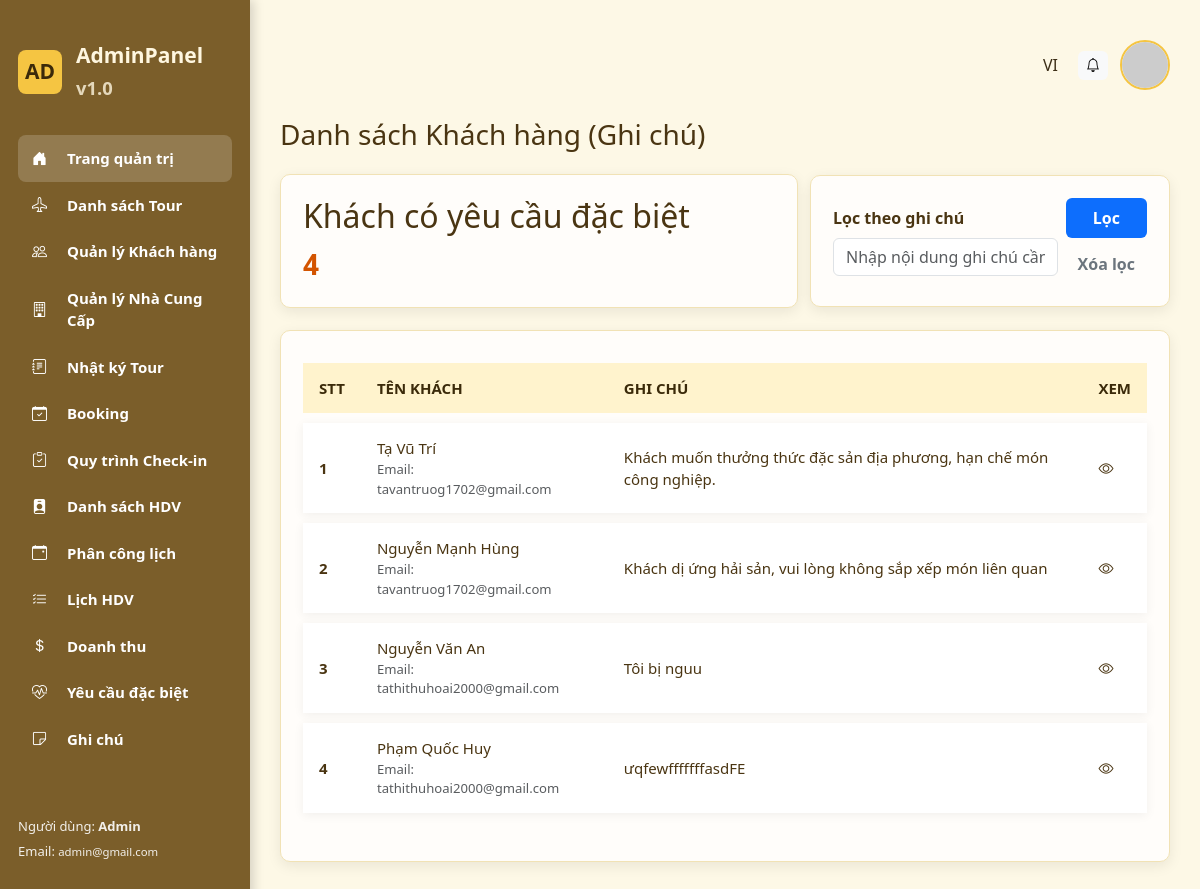
Screenshot of /index.php?action=special-notes (signed in) with the database file from the repository.
### tables this page shows
CREATE TABLE `customers` (
  `id` int NOT NULL,
  `name` varchar(255) NOT NULL,
  `date` date DEFAULT NULL,
  `gender` varchar(255) DEFAULT NULL,
  `registrants_id` int DEFAULT NULL,
  `note` varchar(255) DEFAULT NULL
);

CREATE TABLE `booking_registrants` (
  `id` int NOT NULL,
  `booking_id` varchar(20) NOT NULL,
  `name` varchar(255) DEFAULT NULL,
  `email` varchar(255) DEFAULT NULL,
  `phone` varchar(50) DEFAULT NULL,
  `type` text,
  `quantity` varchar(10) DEFAULT NULL,
  `status` varchar(255) NOT NULL
);

CREATE TABLE `tours` (
  `id` varchar(10) NOT NULL,
  `type` varchar(50) DEFAULT NULL,
  `name` varchar(255) NOT NULL,
  `tour_code` varchar(10) DEFAULT NULL,
  `main_destination` varchar(255) DEFAULT NULL,
  `short_description` text,
  `max_people` int DEFAULT NULL
);

### controllers/NoteController.php (called while the page is built, shortened)
<?php
class NoteController {
    public function list() {
        include './views/admin/special-notes.php';
    }
}

### views/admin/special-notes.php (the view, shortened to what this page needs)
<!DOCTYPE html>
<html lang="vi">
<head>
  <link href="https://cdn.jsdelivr.net/npm/bootstrap@5.3.2/dist/css/bootstrap.min.css" rel="stylesheet">
  <link href="https://cdn.jsdelivr.net/npm/bootstrap-icons@1.10.5/font/bootstrap-icons.css" rel="stylesheet">
  <link rel="stylesheet" href="./assets/list.css">
</head>
<body>
<div class="app">
  <aside class="sidebar" id="sidebar">
        <div class="logo">
            <div style="width:44px;height:44px;background:#f5c542;border-radius:8px;display:flex;align-items:center;justify-content:center;color:#3b2a0a;font-weight:700">AD</div>
            <div><div>AdminPanel</div><small style="opacity:.8">v1.0</small></div>
        </div>
       <nav>
        <a class="nav-item active" href="index.php?action=dashboard">
          <i class="bi bi-house-door-fill me-2"></i> Trang quản trị
        </a>
        <a class="nav-item" href="index.php?action=tour-list">
          <i class="bi bi-airplane me-2"></i> Danh sách Tour
        </a>
        <a class="nav-item" href="index.php?action=customer-list"><i class="bi bi-people me-2"></i> Quản lý Khách hàng</a>
        <a class="nav-item" href="index.php?action=supplier-list">
          <i class="bi bi-building me-2"></i> Quản lý Nhà Cung Cấp
        </a>
        <a class="nav-item" href="index.php?action=guide-logs">
          <i class="bi bi-journal-text me-2"></i> Nhật ký Tour
        </a>
        <a class="nav-item" href="index.php?action=booking-list">
          <i class="bi bi-calendar-check me-2"></i> Booking
        </a>
        <a class="nav-item" href="index.php?action=checkin">
          <i class="bi bi-clipboard-check me-2"></i> Quy trình Check-in
        </a>
        <a class="nav-item" href="index.php?action=guides">
          <i class="bi bi-person-badge-fill me-2"></i> Danh sách HDV
        </a>
        <a class="nav-item" href="index.php?action=schedule-assign">
          <i class="bi bi-calendar-event me-2"></i> Phân công lịch
        </a>
        <a class="nav-item" href="index.php?action=guide-schedule">
          <i class="bi bi-list-check me-2"></i> Lịch HDV
        </a>
        <a class="nav-item" href="index.php?action=revenue-report">
          <i class="bi bi-currency-dollar me-2"></i> Doanh thu
        </a>
        <a class="nav-item" href="index.php?action=guide-special">
          <i class="bi bi-heart-pulse me-2"></i> Yêu cầu đặc biệt
        </a>
        <a class="nav-item" href="index.php?action=special-notes">
          <i class="bi bi-sticky me-2"></i> Ghi chú
        </a>
      </nav>
        <?php $user = $_SESSION['user'] ?? null; ?>
        <div style="margin-top:auto;font-size:13px;opacity:.9">
            <div>Người dùng: <strong><?php echo $user['username'] ?? 'Admin'; ?></strong></div>
            <div style="margin-top:6px">Email: <small><?php echo $user['email'] ?? 'admin@example.com'; ?></small></div>
        </div>
    </aside>
  <main class="main">
    <div class="topbar">
        <div class="me-2">VI</div>
        <div class="btn btn-light btn-sm"><i class="bi bi-bell"></i></div>
        <div class="dropdown" style="position:relative;">
          <?php
          $avatar = $_SESSION['user_avatar'] ?? '';
          ?>
          <img src="<?= htmlspecialchars($avatar) ?>"
            alt="Avatar"
            id="avatarBtn"
            style="width:50px;height:50px;border-radius:50%;cursor:pointer;object-fit:cover;border:2px solid #f5c542;"
            onerror="this.onerror=null;this.src='https://ui-avatars.com/api/?name=User&background=random'"
            data-bs-toggle="dropdown"
            aria-expanded="false">
        </div>
      </div>
    <h3 style="margin-bottom:22px;color:#4a3512;">Danh sách Khách hàng (Ghi chú)</h3>
    <?php
      $db = connectDB();
      $cstmt = $db->prepare("SELECT c.id, c.name, c.note, br.email AS email, t.name AS tour_name FROM customers c LEFT JOIN booking_registrants br ON c.registrants_id = br.id LEFT JOIN bookings b ON br.booking_id = b.id LEFT JOIN tours t ON b.tourId = t.id WHERE c.note IS NOT NULL AND TRIM(c.note) <> '' ORDER BY c.id ASC");
      $cstmt->execute();
      $customers = $cstmt->fetchAll(PDO::FETCH_ASSOC);
      $specialCount = count($customers);
    ?>
    <div class="grid" style="gap:12px;grid-template-columns:1fr 360px;align-items:center;">
      <div class="card-panel">
        <h2 style="margin:0;color:#4a3512">Khách có yêu cầu đặc biệt</h2>
        <div style="font-size:28px;font-weight:700;margin-top:8px;color:#d35400"><?= $specialCount ?></div>
      </div>
      <div class="card-panel" style="display:flex;align-items:center;gap:8px;">
        <div style="flex:1">
          <label class="form-label" for="filterEmail">Lọc theo ghi chú</label>
          <input id="filterEmail" class="form-control" placeholder="Nhập nội dung ghi chú cần tìm">
        </div>
        <div style="display:flex;flex-direction:column;gap:6px;height:100%">
          <button id="btnFilter" class="btn btn-primary" style="height:40px;">Lọc</button>
          <button id="btnClearFilter" class="btn btn-outline-secondary" style="height:40px;">Xóa lọc</button>
        </div>
      </div>
    </div>
    <div style="margin-top:22px" class="card-panel">
      <table class="table table-hover align-middle">
        <thead class="table-light">
          <tr>
            <th>STT</th>
            <th>Tên khách</th>
            <th>Ghi chú</th>
            <th>Xem</th>
          </tr>
        </thead>
        <tbody>
          <?php if (empty($customers)): ?>
            <tr>
              <td colspan="4" class="text-center text-muted">Chưa có khách nào</td>
            </tr>
          <?php else: ?>
            <?php foreach ($customers as $index => $c): ?>
              <tr data-note="<?= htmlspecialchars(strtolower($c['note'] ?? '')) ?>">
                <th scope="row"><?= $index + 1 ?></th>
                <td>
                  <?= htmlspecialchars($c['name'] ?? 'N/A') ?>
                  <?php if (!empty($c['email'])): ?>
                    <div class="text-muted small">Email: <?= htmlspecialchars($c['email']) ?></div>
                  <?php endif; ?>
                </td>
                <td class="note-cell"><?= htmlspecialchars($c['note'] ?? '') ?></td>
                <td>
                  <i class="bi bi-eye" style="cursor:pointer;" data-bs-toggle="tooltip" data-bs-placement="top" title="<?= htmlspecialchars($c['tour_name'] ?? 'Chưa có tour') ?>"></i>
                </td>
              </tr>
            <?php endforeach; ?>
          <?php endif; ?>
        </tbody>
      </table>
    </div>
  </main>
</div>
</body>
</html>

### index.php (shortened to what this page needs)
<?php
require_once __DIR__ . '/controllers/NoteController.php';
$noteController          = new NoteController();
$action = $_GET['action'] ?? 'dashboard';
switch ($action) {
    case 'special-notes':
        $noteController->list();
        break;
}

### assets/list.css (style rules this page uses)
:root { --sidebar-bg: #7b5e2a; --accent: #f5c542; --panel: #fdf8e6; --sidebar-width: 250px; }
body { font-family: "Segoe UI", Roboto, Arial; background: var(--panel); margin: 0; position: relative; color: #3c2e17; }
body::before { content: ''; position: fixed; left: 0; top: 0; bottom: 0; width: var(--sidebar-width); background: linear-gradient(180deg, var(--sidebar-bg), #5a411f); z-index: -1; }
.app { display: flex; min-height: 100vh; }
.sidebar { width: var(--sidebar-width); background: var(--sidebar-bg); color: #fff; padding: 40px 18px; flex-shrink: 0; display: flex; flex-direction: column; gap: 22px; box-shadow: 4px 0 10px rgba(0, 0, 0, 0.15); }
.logo { display: flex; align-items: center; gap: 14px; font-weight: 700; font-size: 21px; color: #fff7e0; margin-bottom: 10px; }
.nav-item { display: flex; align-items: center; gap: 12px; padding: 12px 14px; border-radius: 8px; cursor: pointer; color: #ffffff; font-weight: 600; font-size: 15px; text-decoration: none; transition: background 0.25s; }
.nav-item.active { background: rgba(255, 255, 255, 0.18); color: #ffffff; font-weight: 700; }
.main { flex: 1; padding: 40px 30px; }
.topbar { display: flex; justify-content: flex-end; gap: 12px; align-items: center; margin-bottom: 28px; }
.card-panel { background: #fffdfa; border-radius: 10px; padding: 22px; box-shadow: 0 4px 14px rgba(0,0,0,0.08); border: 1px solid #f1e2b5; }
.grid { display: grid; grid-template-columns: repeat(3, 1fr); gap: 20px; }
.table { border-collapse: separate; border-spacing: 0 10px; width: 100%; }
.table thead th { background: #fff3cd !important; color: #3b2a0a; text-transform: uppercase; font-weight: 600; border: none !important; }
.table tbody tr { background: #fffdfa; box-shadow: 0 2px 10px rgba(0,0,0,0.06); transition: all 0.25s ease; }
.table td, .table th { vertical-align: middle; border: none; padding: 14px 16px; color: #4a3512; font-size: 15px; text-align: left; }
.table tbody tr td:nth-child(2), .table tbody tr td:nth-child(5) { text-align: left; }
.btn { border: none; font-weight: 600; border-radius: 6px; transition: transform .2s, box-shadow .2s; }
.form-label { color: #4A3512; font-weight: 600; }

### rows the page displays
customers: name "Tạ Vũ Trí", registrants.email "tavantruog1702@gmail.com", note "Khách muốn thưởng thức đặc sản địa phương, hạn chế món công nghiệp."
customers: name "Nguyễn Mạnh Hùng", registrants.email "tavantruog1702@gmail.com", note "Khách dị ứng hải sản, vui lòng không sắp xếp món liên quan"
customers: name "Nguyễn Văn An", registrants.email "tathithuhoai2000@gmail.com", note "Tôi bị nguu"
customers: name "Phạm Quốc Huy", registrants.email "tathithuhoai2000@gmail.com", note "ưqfewfffffffasdFE"

### other values shown
$user['username'] "Admin"
$user['email'] "admin@gmail.com"
$specialCount "4"
